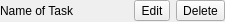
<?xml version="1.0" encoding="UTF-8"?>
<ui version="4.0">
 <class>FlightTaskRowEditor</class>
 <widget class="QWidget" name="FlightTaskRowEditor">
  <property name="geometry">
   <rect>
    <x>0</x>
    <y>0</y>
    <width>225</width>
    <height>22</height>
   </rect>
  </property>
  <property name="focusPolicy">
   <enum>Qt::StrongFocus</enum>
  </property>
  <property name="windowTitle">
   <string>Form</string>
  </property>
  <layout class="QHBoxLayout" name="horizontalLayout">
   <property name="margin">
    <number>0</number>
   </property>
   <item>
    <widget class="QLabel" name="taskNameLabel">
     <property name="text">
      <string>Name of Task</string>
     </property>
    </widget>
   </item>
   <item>
    <widget class="QToolButton" name="editTaskButton">
     <property name="toolTip">
      <string>Edit</string>
     </property>
     <property name="text">
      <string>Edit</string>
     </property>
     <property name="icon">
      <iconset resource="../resources.qrc">
       <normaloff>:/icons/16x16/gui/images/16x16/actions/edit.png</normaloff>:/icons/16x16/gui/images/16x16/actions/edit.png</iconset>
     </property>
     <property name="toolButtonStyle">
      <enum>Qt::ToolButtonTextBesideIcon</enum>
     </property>
    </widget>
   </item>
   <item>
    <widget class="QToolButton" name="deleteTaskButton">
     <property name="toolTip">
      <string>Delete</string>
     </property>
     <property name="text">
      <string>Delete</string>
     </property>
     <property name="icon">
      <iconset resource="../resources.qrc">
       <normaloff>:/icons/16x16/gui/images/16x16/actions/editdelete.png</normaloff>:/icons/16x16/gui/images/16x16/actions/editdelete.png</iconset>
     </property>
     <property name="toolButtonStyle">
      <enum>Qt::ToolButtonTextBesideIcon</enum>
     </property>
    </widget>
   </item>
  </layout>
 </widget>
 <resources>
  <include location="../resources.qrc"/>
 </resources>
 <connections/>
</ui>
